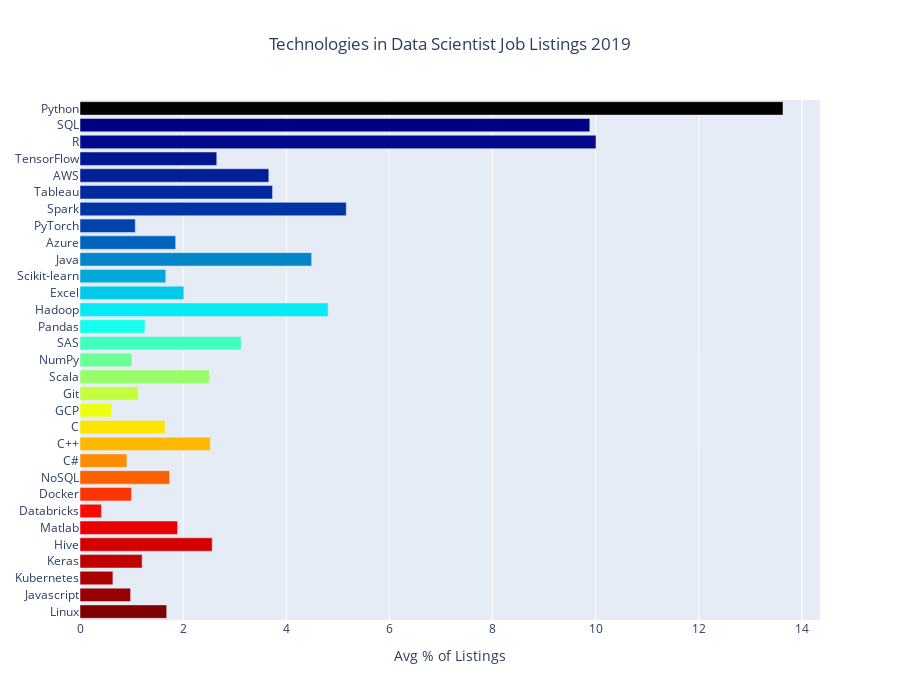

This figure's notebook cell:
### Code cell
cmax=50
cmin=200
color_s = np.linspace(cmin, cmax, 30)

data = [
    go.Bar(
        y=df_over_five_g.index,          
        x=df_over_five_g['2019']*100,
        orientation='h',
        marker=dict(
            colorscale='Jet',
            color=color_s
        ),
    )
]

layout = {
    'title': 'Technologies in Data Scientist Job Listings 2019',
    'xaxis': {'title': 'Avg % of Listings', },
    'yaxis': {'tickmode': 'linear'},
    'title_x':0.5,
    'height': 700
    
}

fig = go.Figure(data=data, layout=layout)
py.iplot(fig)

### Figure 1 — Plotly figure (JSON) as saved in the notebook; plotly's stock layout.template omitted (floating-point values rounded to 4 significant figures)
{"data": [{"marker": {"color": [200, 194.8, 189.7, 184.5, 179.3, 174.1, 169.0, 163.8, 158.6, 153.4, 148.3, 143.1, 137.9, 132.8, 127.6, 122.4, 117.2, 112.1, 106.9, 101.7, 96.55, 91.38, 86.21, 81.03, 75.86, 70.69, 65.52, 60.34, 55.17, 50], "colorscale": [[0, "rgb(0,0,131)"], [0.2, "rgb(0,60,170)"], [0.4, "rgb(5,255,255)"], [0.6, "rgb(255,255,0)"], [0.8, "rgb(250,0,0)"], [1, "rgb(128,0,0)"]]}, "orientation": "h", "type": "bar", "x": [1.681, 0.9811, 0.6379, 1.204, 2.564, 1.893, 0.4149, 0.9976, 1.737, 0.9098, 2.526, 1.648, 0.6171, 1.129, 2.508, 1.002, 3.126, 1.26, 4.811, 2.013, 1.664, 4.492, 1.855, 1.072, 5.163, 3.734, 3.661, 2.652, 10.01, 9.886, 13.63], "y": ["Linux", "Javascript", "Kubernetes", "Keras", "Hive", "Matlab", "Databricks", "Docker", "NoSQL", "C#", "C++", "C", "GCP", "Git", "Scala", "NumPy", "SAS", "Pandas", "Hadoop", "Excel", "Scikit-learn", "Java", "Azure", "PyTorch", "Spark", "Tableau", "AWS", "TensorFlow", "R", "SQL", "Python"]}], "layout": {"height": 700, "title": {"text": "Technologies in Data Scientist Job Listings 2019", "x": 0.5}, "xaxis": {"title": {"text": "Avg % of Listings"}}, "yaxis": {"tickmode": "linear"}}}
